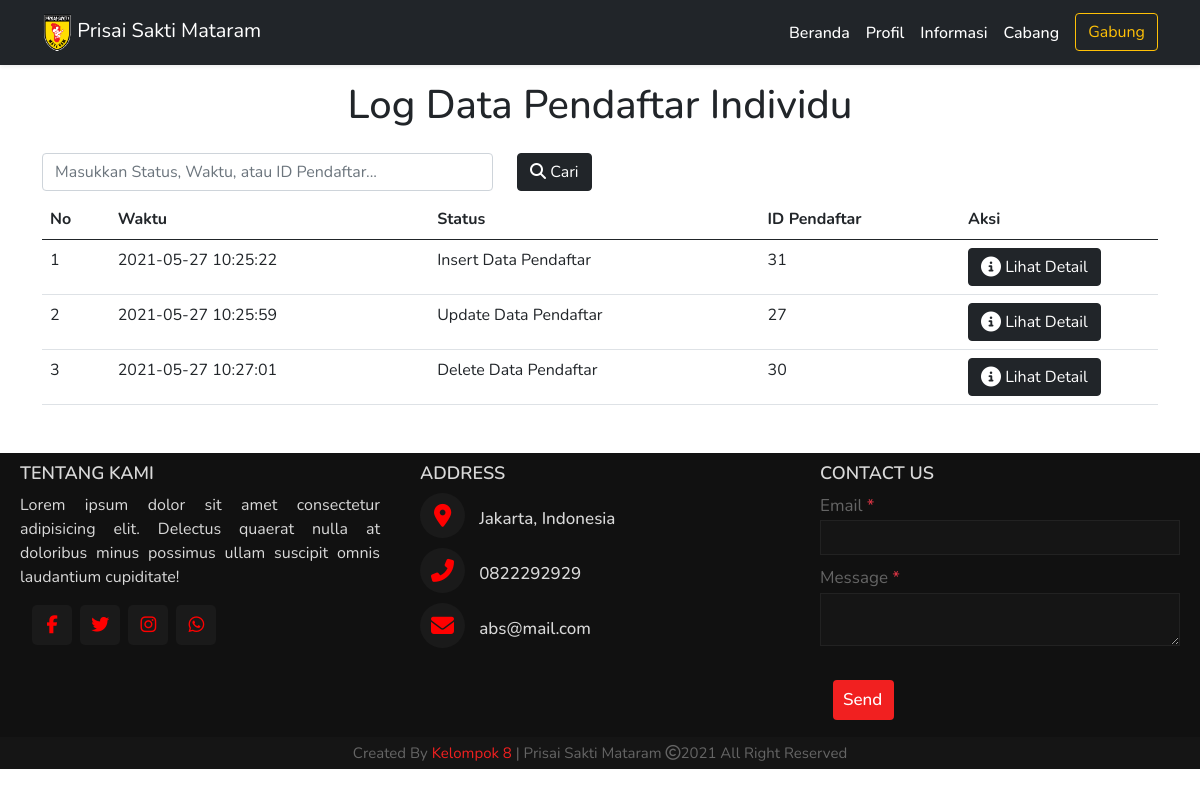
The page /log_daftar_individu.php (signed in) on the database its author committed.
### tables this page shows
CREATE TABLE `log_daftar_individu` (
  `id` int(9) NOT NULL,
  `waktu` datetime NOT NULL,
  `status` varchar(200) NOT NULL,
  `id_pendaftar` int(9) NOT NULL,
  `nama` varchar(50) NOT NULL DEFAULT '-',
  `domisili` varchar(100) NOT NULL DEFAULT '-',
  `tanggal_lahir` date NOT NULL,
  `alamat` varchar(100) NOT NULL DEFAULT '-',
  `no_ktp` varchar(25) NOT NULL DEFAULT '-',
  `no_telp` varchar(50) NOT NULL DEFAULT '-',
  `cabang` varchar(50) NOT NULL DEFAULT '-',
  `nama_lama` varchar(50) NOT NULL DEFAULT '-',
  `domisili_lama` varchar(100) NOT NULL DEFAULT '-',
  `tanggal_lahir_lama` date NOT NULL,
  `alamat_lama` varchar(100) NOT NULL DEFAULT '-',
  `no_ktp_lama` varchar(25) NOT NULL DEFAULT '-',
  `no_telp_lama` varchar(50) NOT NULL DEFAULT '-',
  `cabang_lama` varchar(50) NOT NULL DEFAULT '-'
);

### functions.php (called while the page is built, shortened)
<?php
  $namaServer = "localhost";
  $user = "root";
  $password = "";
  $database = "psm";
  $koneksi = mysqli_connect($namaServer, $user, $password, $database) or die ("Koneksi Gagal");
  function query($query) {
    global $koneksi;
    $result = mysqli_query($koneksi, $query);
    $rows = [];
    while($row = mysqli_fetch_assoc($result)) {
      $rows[] = $row;
    }
    return $rows;
  }
?>

### log_daftar_individu.php (the view, shortened to what this page needs)
<?php
$pendaftar_individu = query("SELECT id, waktu, status, id_pendaftar FROM log_daftar_individu");
?>
<!DOCTYPE html>
<html lang="en">
<head>
  <link href="https://cdn.jsdelivr.net/npm/bootstrap@5.0.0-beta2/dist/css/bootstrap.min.css" rel="stylesheet" />
  <link rel="stylesheet" href="style.css" />
  <link href="https://code.jquery.com/ui/1.12.1/themes/base/jquery-ui.css" rel="stylesheet">
</head>
<body>
  <nav class="navbar navbar-expand-lg navbar-dark bg-dark shadow-sm sticky-top">
    <div class="container">
      <a class="navbar-brand" href="index.php">
        <img src="img/Logo_PSM.png" alt="" width="30" height="39" />
        Prisai Sakti Mataram
      </a>
      <div class="collapse navbar-collapse" id="navbarNav">
        <ul class="navbar-nav ms-auto">
          <li class="nav-item">
            <a class="nav-link active" aria-current="page" href="index.php">Beranda</a>
          </li>
          <li class="nav-item">
            <a class="nav-link active" aria-current="page" href="profil.php">Profil</a>
          </li>
          <li class="nav-item">
            <a class="nav-link active" aria-current="page" href="informasi.php">Informasi</a>
          </li>
          <li class="nav-item">
            <a class="nav-link active" aria-current="page" href="cabang_locator.php">Cabang</a>
          </li>
          <li class="nav-item ps-2">
            <a href="index.php#gabung"><button class="btn btn-outline-warning" type="submit">Gabung</button></a>
          </li>
        </ul>
      </div>
    </div>
  </nav>
  <h1 class="text-center my-3">Log Data Pendaftar Individu</h1>
  <section class="container">
    <form action="" method="POST">
      <div class="row justify-content-start">
        <div class="col-5 my-2">
          <input class="form-control" type="search" placeholder="Masukkan Status, Waktu, atau ID Pendaftar..." aria-label="Cari" name="keyword" autocomplete="off">
        </div>
        <div class="col-3 my-2">
          <button class="btn btn-dark" type="submit" name="cari"><i class="fas fa-search"></i> Cari</button>
        </div>
      </div>
    </form>
    <?php if (!empty($pendaftar_individu)) : ?>
      <table class="table table-hover mb-5">
        <thead>
          <tr>
            <th scope="col">No</th>
            <th scope="col">Waktu</th>
            <th scope="col">Status</th>
            <th scope="col">ID Pendaftar</th>
            <th scope="col" style="width: 198px;">Aksi</th>
          </tr>
        </thead>
        <tbody>
          <?php $nomor = 1 ?>
          <?php foreach ($pendaftar_individu as $individu) : ?>
            <tr>
              <td><?= $nomor ?></td>
              <td><?= $individu['waktu'] ?></td>
              <td><?= $individu['status'] ?></td>
              <td><?= $individu['id_pendaftar'] ?></td>
              <td>
                <button class="btn btn-dark" type="button" data-bs-toggle="modal" data-bs-target="#exampleModal<?= $individu['id']; ?>"><i class="fas fa-info-circle fa-lg"></i> Lihat Detail</button>
              </td>
            </tr>
            <?php $nomor++ ?>
          <?php endforeach; ?>
        </tbody>
      </table>
    <?php else : ?>
      <div class="container mt-5 pt-5">
        <h4 class="text-center mt-5 pt-5">Data Tidak Ditemukan!</h4>
      </div>
    <?php endif; ?>
  </section>
  <footer>
    <div class="main-content">
      <div class="left box">
        <h2>Tentang Kami</h2>
        <div class="content">
          <p>Lorem ipsum dolor sit amet consectetur adipisicing elit. Delectus quaerat nulla at doloribus
            minus possimus
            ullam suscipit omnis laudantium cupiditate!</p>
          <div class="social">
            <a href="#"><span style="color: red;" class="fab fa-facebook-f"></span></a>
            <a href="#"><span style="color: red;" class="fab fa-twitter"></span></a>
            <a href="#"><span style="color: red;" class="fab fa-instagram"></span></a>
            <a href="#"><span style="color: red;" class="fab fa-whatsapp"></span></a>
          </div>
        </div>
      </div>
      <div class="center box">
        <h2>Address</h2>
        <div class="content">
          <div class="place">
            <span style="color: red;" class="fas fa-map-marker-alt"></span>
            <span class="text">Jakarta, Indonesia</span>
          </div>
          <div class="phone">
            <span style="color: red;" class="fas fa-phone-alt"></span>
            <span class="text">0822292929</span>
          </div>
          <div class="place">
            <span style="color: red;" class="fas fa-envelope"></span>
            <span class="text">abs@mail.com</span>
          </div>
        </div>
      </div>
      <div class="right box">
        <h2>Contact us </h2>
        <div class="content">
          <form action="#">
            <div class="email">
              <div class="text">Email <span class="text-danger">*</span></div>
              <input class="text-white" type="email" required>
            </div>
            <div class="msg">
              <div class="text">Message <span class="text-danger">*</span></div>
              <textarea class="text-white" rows="2" cols="25" required></textarea>
            </div>
            <div class="btn">
              <button class="btn btn-danger text-center" type="submit">Send</button>
            </div>
          </form>
        </div>
      </div>
    </div>
    <div class="bottom">
      <center>
        <span class="credit">Created By <a href="#">Kelompok 8</a> | Prisai Sakti Mataram</span>
        <span class="far fa-copyright"></span><span>2021 All Right Reserved</span>
      </center>
    </div>
  </footer>
</body>
</html>

### style.css (style rules this page uses)
* { box-sizing: border-box; margin: 0; padding: 0; }
body, html { font-family: 'Nunito', sans-serif; }
.navbar-brand { color: rgba(255, 255, 255, 0.7); }
.collapse a { text-decoration: none; color: rgba(255, 255, 255, 0.7); font-weight: 500; }
footer { position: relative; bottom: 0px; width: 100%; background: #111; color: #d9d9d9; }
.main-content { display: flex; }
.main-content .box { flex-basis: 50%; padding: 10px 20px; }
.box h2 { font-size: 1.125rem; font-weight: 600; text-transform: uppercase; }
.box .content { margin: 20 0 0 0; }
.left .content p { text-align: justify; }
.left .content .social { margin: 20x 0 0 0; padding-left: 10px; }
.left .content .social a { padding: 0px 2px; }
.left .content .social a span { height: 40px; width: 40px; background: #1a1a1a; line-height: 40px; text-align: center; font-size: 18px; border-radius: 5px; transition: 0.3s; }
.center .content .fas { font-size: 1.437rem; background: #1a1a1a; height: 45px; width: 45px; line-height: 45px; text-align: center; border-radius: 50%; transition: 0.3s; cursor: pointer; }
.center .content .text { font-size: 1.0625rem; font-weight: 500; padding-left: 10px; }
.center .content .phone { margin: 10px 0; }
.right form .text { font-size: 1.0625rem; margin-bottom: 2px; color: #656565; }
.right form .msg { margin-top: 10px; }
.right form input, .right form textarea { width: 100%; font-size: 1.0625rem; background: #151515; padding-left: 10px; border: 1px solid #222222; }
.right form input { height: 35px; }
.right form .btn { margin-top: 10px; }
.right form button { height: 40px; width: 100%; border: none; outline: none; background: #f12020; font-size: 1.0625rem; padding-left: 10px; font-weight: 500; cursor: pointer; transition: 0.3s; }
.bottom center { padding: 5px; font-size: 0.9375rem; background: #151515; }
.bottom center span { color: #656565; }
.bottom center a { color: #f12020; text-decoration: none; }

### rows shown on the page
log_daftar_individu: waktu "2021-05-27 10:25:22", status "Insert Data Pendaftar", id_pendaftar "31"
log_daftar_individu: waktu "2021-05-27 10:25:59", status "Update Data Pendaftar", id_pendaftar "27"
log_daftar_individu: waktu "2021-05-27 10:27:01", status "Delete Data Pendaftar", id_pendaftar "30"
